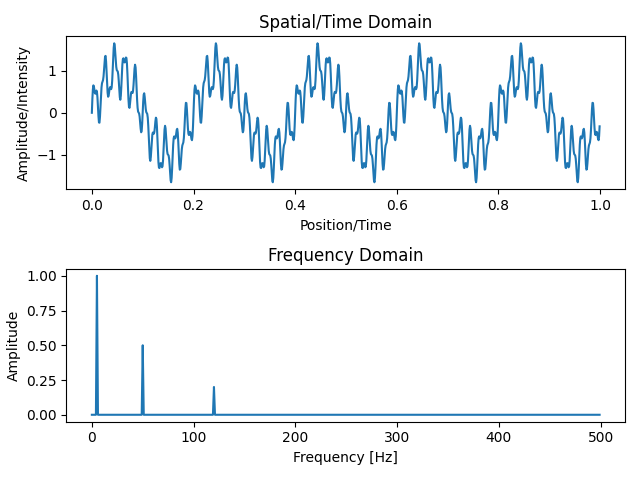

The Python source for this figure:
import numpy as np
import matplotlib.pyplot as plt
from scipy.fft import fft, fftfreq

# 生成时间序列
sampling_rate = 1000  # 采样率
T = 1.0 / sampling_rate  # 采样间隔
N = 1000  # 采样点数
x = np.linspace(0.0, N*T, N, endpoint=False)  # 时间序列

# 生成复杂的1D信号（多个正弦波的叠加）
frequencies = [5, 50, 120]  # 信号频率
amplitudes = [1, 0.5, 0.2]  # 信号幅度
signal = np.zeros_like(x)
for frequency, amplitude in zip(frequencies, amplitudes):
    signal += amplitude * np.sin(2 * np.pi * frequency * x)

# 计算信号的傅里叶变换
yf = fft(signal)
xf = fftfreq(N, T)[:N//2]

# 绘制信号在空间域、时间域和频率域中的表现
fig, axs = plt.subplots(2, 1)

# 空间域/时间域，例如，沿一条直线的光强变化或心电图随时间的变化
axs[0].plot(x, signal)
axs[0].set_title('Spatial/Time Domain')
axs[0].set_xlabel('Position/Time')
axs[0].set_ylabel('Amplitude/Intensity')

# 频率域
axs[1].plot(xf, 2.0/N * np.abs(yf[0:N//2]))
axs[1].set_title('Frequency Domain')
axs[1].set_xlabel('Frequency [Hz]')
axs[1].set_ylabel('Amplitude')

# 调整布局
plt.tight_layout()
plt.savefig('1d_signal.png')
plt.show()